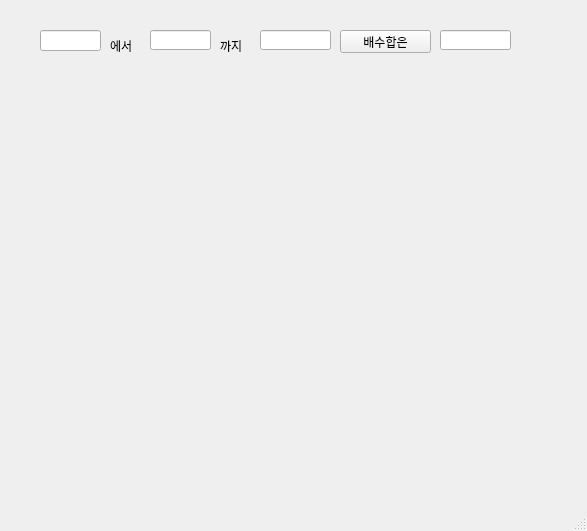
<?xml version="1.0" encoding="UTF-8"?>
<ui version="4.0">
 <class>MainWindow</class>
 <widget class="QMainWindow" name="MainWindow">
  <property name="enabled">
   <bool>true</bool>
  </property>
  <property name="geometry">
   <rect>
    <x>0</x>
    <y>0</y>
    <width>587</width>
    <height>531</height>
   </rect>
  </property>
  <property name="windowTitle">
   <string>MainWindow</string>
  </property>
  <widget class="QWidget" name="centralwidget">
   <widget class="QLabel" name="lblMine">
    <property name="geometry">
     <rect>
      <x>110</x>
      <y>40</y>
      <width>56</width>
      <height>12</height>
     </rect>
    </property>
    <property name="text">
     <string>에서</string>
    </property>
   </widget>
   <widget class="QLabel" name="lblCom">
    <property name="geometry">
     <rect>
      <x>220</x>
      <y>40</y>
      <width>56</width>
      <height>12</height>
     </rect>
    </property>
    <property name="text">
     <string>까지</string>
    </property>
   </widget>
   <widget class="QLineEdit" name="le1">
    <property name="geometry">
     <rect>
      <x>40</x>
      <y>30</y>
      <width>61</width>
      <height>21</height>
     </rect>
    </property>
   </widget>
   <widget class="QLineEdit" name="le2">
    <property name="geometry">
     <rect>
      <x>150</x>
      <y>30</y>
      <width>61</width>
      <height>20</height>
     </rect>
    </property>
   </widget>
   <widget class="QLineEdit" name="le3">
    <property name="geometry">
     <rect>
      <x>260</x>
      <y>30</y>
      <width>71</width>
      <height>20</height>
     </rect>
    </property>
   </widget>
   <widget class="QPushButton" name="pb">
    <property name="geometry">
     <rect>
      <x>340</x>
      <y>30</y>
      <width>91</width>
      <height>23</height>
     </rect>
    </property>
    <property name="tabletTracking">
     <bool>false</bool>
    </property>
    <property name="text">
     <string>배수합은</string>
    </property>
   </widget>
   <widget class="QLineEdit" name="le4">
    <property name="geometry">
     <rect>
      <x>440</x>
      <y>30</y>
      <width>71</width>
      <height>20</height>
     </rect>
    </property>
   </widget>
  </widget>
  <widget class="QMenuBar" name="menubar">
   <property name="geometry">
    <rect>
     <x>0</x>
     <y>0</y>
     <width>587</width>
     <height>21</height>
    </rect>
   </property>
  </widget>
  <widget class="QStatusBar" name="statusbar"/>
 </widget>
 <resources/>
 <connections/>
</ui>
